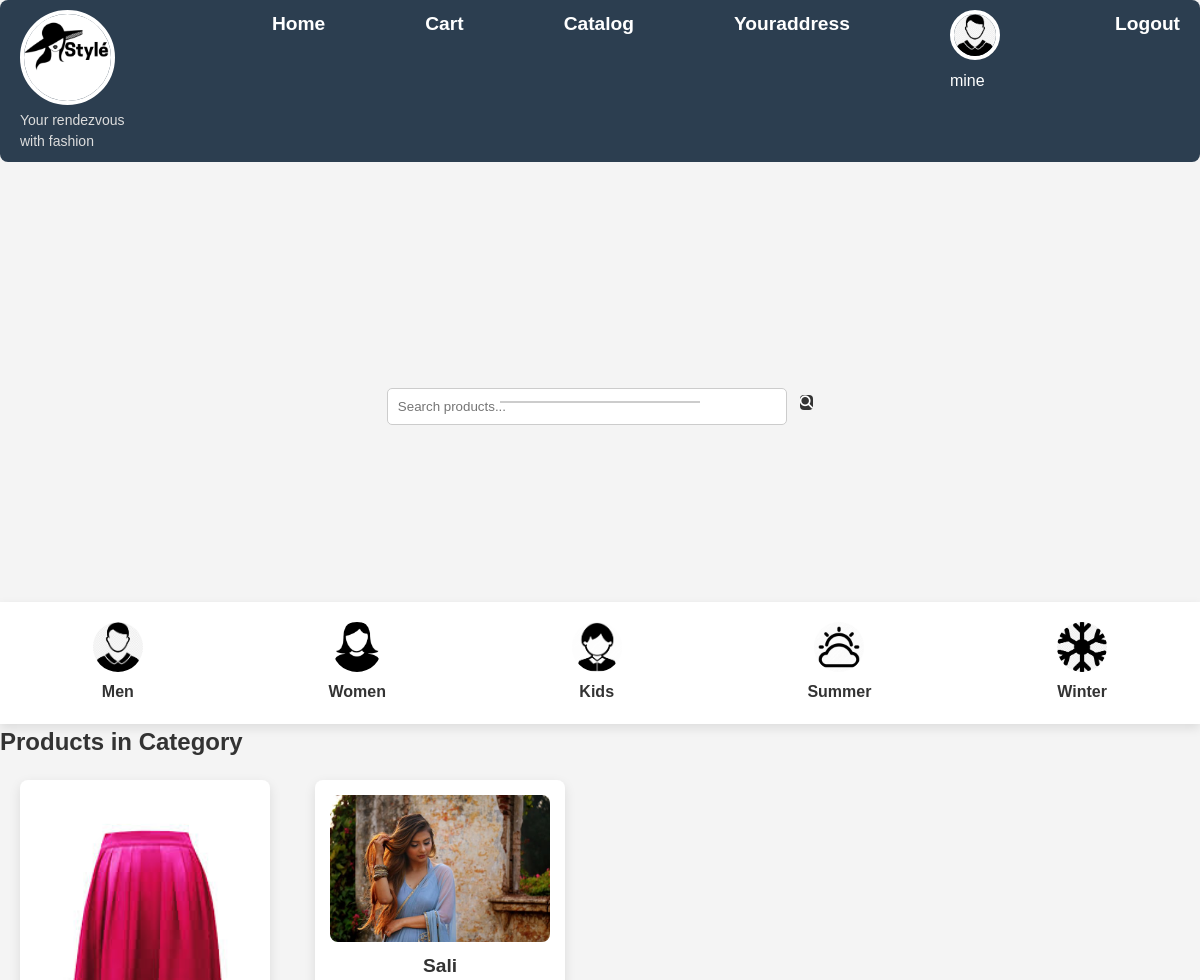
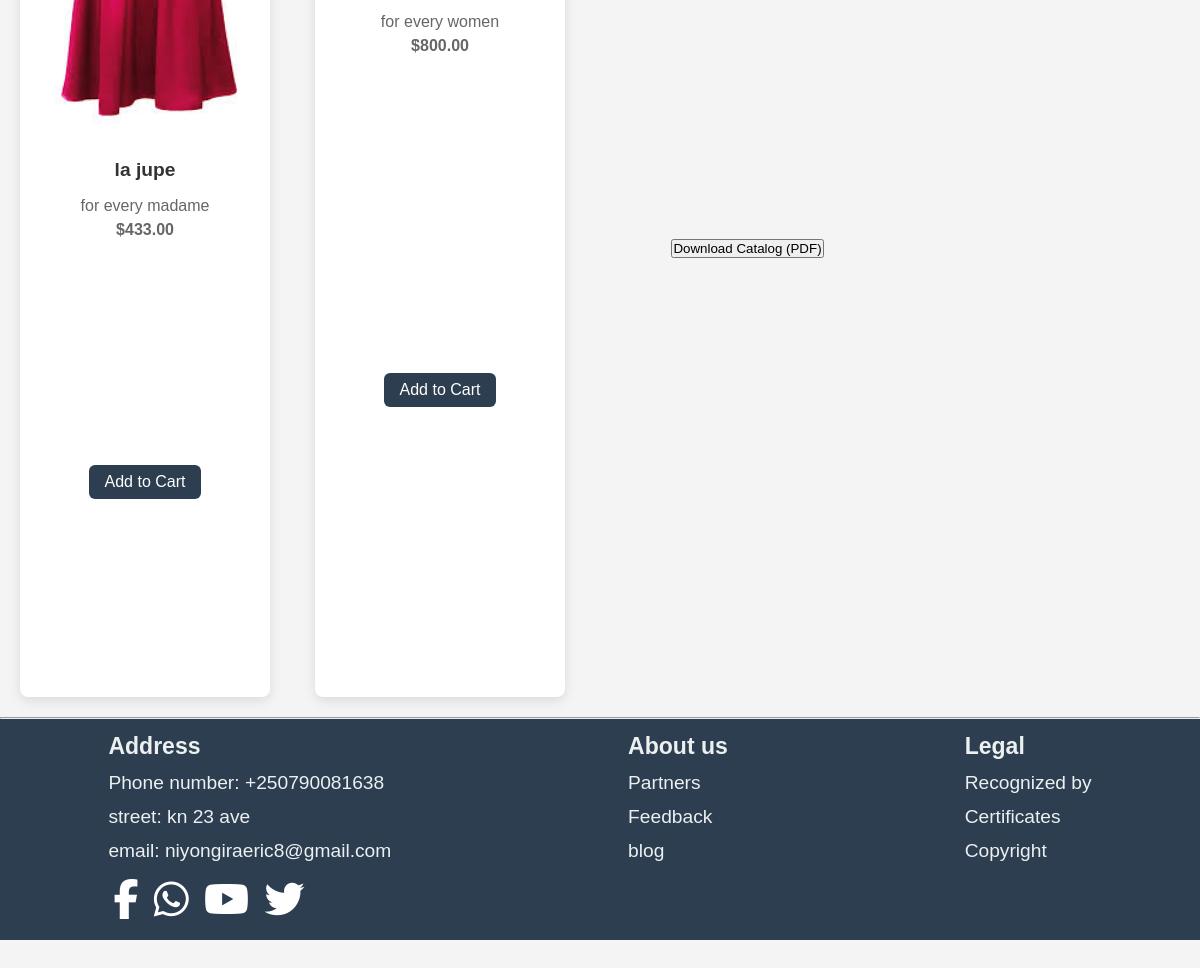
/store/catalog/Women/ (signed in), run on the app's committed database (2 pictures, top to bottom).
### store/models.py (models this page shows, shortened)
class User(AbstractUser):
    firstname = models.CharField(max_length=30)
    phonenumber = models.CharField(max_length=15)
    profile_image = models.ImageField(upload_to='profile_images/', null=True, blank=True)

class Product(models.Model):
    CATEGORY_CHOICES = [
        ('Men', 'Men'),
        ('Women', 'Women'),
        ('Kids', 'Kids'),
        ('Summer', 'Summer'),
        ('Winter', 'Winter'),
    ]
    name = models.CharField(max_length=100)
    description = models.TextField()
    price = models.DecimalField(max_digits=8, decimal_places=2)
    image = models.ImageField(upload_to='products/')
    category = models.CharField(max_length=10, choices=CATEGORY_CHOICES,default="Uncategorized")

### store/views.py (the view)
# urls.py: path('catalog/<str:category>/', views.catalog_view, name='catalog_by_category'),
@login_required(login_url='login')
def catalog_view(request, category=None):
    if category:
        products = Product.objects.filter(category=category)
    else:
        products = Product.objects.all()
    return render(request, 'store/catalog.html', {'products': products})

### store/templates/store/catalog.html (shortened to what this page needs)
{% load static %}
<!DOCTYPE html>
<html lang="en">
<head>
    <link rel="stylesheet" href="{% static 'store/homestyles.css' %}" />
    <link rel="stylesheet" href="{% static 'store/catalog.css' %}" />
    <link rel="stylesheet" href="https://cdnjs.cloudflare.com/ajax/libs/font-awesome/6.5.0/css/all.min.css">
</head>
<body>
    <header class="links">
        <nav>
            <li style="margin-right: 20px; list-style: none;">
                <div style="display: flex; flex-direction: column; align-items: flex-start;">
                    <img src="{% static 'images/Stylé.png' %}" alt="Stylé Logo" style="height: 95px; width: 95px; object-fit: contain;">
                    <span style="font-size: 14px; color: #ddd; margin-top: 5px;">Your rendezvous with fashion</span>
                </div>
            </li>
            <li><a href="{% url 'home' %}">Home</a></li>
            {% if user.is_authenticated %}
            <li><a href="{% url 'cart' %}">Cart</a></li>
            <li><a href="{% url 'catalog' %}">Catalog</a></li>
            <li><a href="{% url 'your_address' %} ">Youraddress</a></li>
            <li style="margin-left:auto; color:white;">
                <a href="{% url 'user_profile' %}">
                    {% if user.profile_image %}
                        <img src="{{ user.profile_image.url }}" alt="Profile" class="category-image">
                    {% else %}
                        <img src="{% static 'images/menuser.png' %}" alt="Default Profile" class="category-image">
                    {% endif %}
                </a> {{ user.username }}
            </li>
            <li><a href="{% url 'logout' %}">Logout</a></li>
            {% else %}
            <li style="margin-left:auto;"><a href="{% url 'login' %}">Sign in</a></li>
            {% endif %}
        </nav>
    </header>
    <form id="search-form" method="get" action="{% url 'search_products' %}" autocomplete="off" style="display: flex; align-items: center; gap: 8px; position: relative;">
        <input type="text" id="search-input" style="width: 400px;" name="q" placeholder="Search products..." class="search-box">
        <button type="submit" class="search-btn"><i class="fas fa-search"></i></button>
        <div id="suggestions" class="suggestions-box"></div>
    </form>
    <main>
        <nav class="category-nav">
            <ul class="category-list">
                <li class="category-item">
                    <a href="{% url 'catalog_by_category' 'Men' %}">
                        {% if men_products %}
                            <img src="{{ men_products.0.image.url }}" alt="{{ men_products.0.name }}" class="category-image">
                        {% else %}
                            <img src="{% static 'images/menuser.png' %}" alt="Default Image" class="category-image">
                        {% endif %}
                        <span>Men</span>
                    </a>
                </li>
                <li class="category-item">
                    <a href="{% url 'catalog_by_category' 'Women' %}">
                        {% if women_products %}
                            <img src="{{ women_products.0.url }}" alt="{{ women_products.0.name }}" class="category-image">
                        {% else %}
                            <img src="{% static 'images/user.png' %}" alt="Default Image" class="category-image">
                        {% endif %}
                        <span>Women</span>
                    </a>
                </li>
                <li class="category-item">
                    <a href="{% url 'catalog_by_category' 'Kids' %}">
                        {% if kids_products %}
                            <img src="{{ kids_products.0.image.url }}" alt="{{ kids_products.0.name }}" class="category-image">
                        {% else %}
                            <img src="{% static 'images/kiduser.png' %}" alt="Default Image" class="category-image">
                        {% endif %}
                        <span>Kids</span>
                    </a>
                </li>
                <li class="category-item">
                    <a href="{% url 'catalog_by_category' 'Summer' %}">
                        {% if summer_products %}
                            <img src="{{ summer_products.0.image.url }}" alt="{{ summer_products.0.name }}" class="category-image">
                        {% else %}
                            <img src="{% static 'images/summericon.jpeg' %}" alt="Default Image" class="category-image">
                        {% endif %}
                        <span>Summer</span>
                    </a>
                </li>
                <li class="category-item">
                    <a href="{% url 'catalog_by_category' 'Winter' %}">
                        {% if winter_products %}
                            <img src="{{ winter_products.0.image.url }}" alt="{{ winter_products.0.name }}" class="category-image">
                        {% else %}
                            <img src="{% static 'images/wintericon.jpeg' %}" alt="Default Image" class="category-image">
                        {% endif %}
                        <span>Winter</span>
                    </a>
                </li>
            </ul>
        </nav>
        <h2>Products in {{ category_name }} Category</h2>
        <div class="products">
            {% for product in products %}
                <div class="product-card">
                    <img src="{{ product.image.url }}" alt="{{ product.name }}" class="product-image">
                    <h3>{{ product.name }}</h3>
                    <p>{{ product.description }}</p>
                    <p><strong>${{ product.price }}</strong></p>
                    <form action="{% url 'add_to_cart' product.id %}" method="post">
                        <button type="submit" class="add-to-cart-button">Add to Cart</button>
                    </form>
                </div>
            {% empty %}
                <p>No products available in this category.</p>
            {% endfor %}
            <form action="{% url 'download_pdf' %}" method="get" style="margin: 20px 0;">
                <button type="submit" class="download-btn">Download Catalog (PDF)</button>
            </form>
        </div>
    </main>
    <hr>
    <footer class="address">
        <div>
            <p class="darker">Address</p>
            <p>Phone number: +250790081638</p>
            <p>street: kn 23 ave</p>
            <p>email: niyongiraeric8@gmail.com</p>
            <div class="social-icons">
                <a href="https://facebook.com" target="_blank"><i class="fab fa-facebook-f"></i></a>
                <a href="https://wa.me/250790081638" target="_blank"><i class="fab fa-whatsapp"></i></a>
                <a href="https://youtube.com" target="_blank"><i class="fab fa-youtube"></i></a>
                <a href="https://twitter.com" target="_blank"><i class="fab fa-twitter"></i></a>
            </div>
        </div>
        <div>
            <p class="darker">About us</p>
            <p><a href="{% url 'partners' %}">Partners</a></p>
            <p><a href="{% url 'feedback' %}">Feedback</a></p>
            <p><a href="{% url 'blog_list' %}">blog</a></p>
        </div>
        <div>
            <p class="darker">Legal</p>
            <p>Recognized by</p>
            <p>Certificates</p>
            <p>Copyright</p>
        </div>
    </footer>
</body>
</html>

### store/static/store/homestyles.css (style rules this page uses)
* { margin: 0; padding: 0; box-sizing: border-box; }
body { color: #333; line-height: 1.5; }
header { background-color: #2c3e50; padding: 10px 0; border-radius: 8px; position: sticky; top: 0; z-index: 1000; }
header nav { display: flex; justify-content: center; gap: 60px; list-style: none; }
header nav a { color: #fff; text-decoration: none; font-weight: bold; font-size: 1.1em; transition: color 0.3s ease; align-content: bottom; }
header img { width: 50px; height: 50px; border-radius: 50%; border: 4px solid white; }
.address { display: flex; justify-content: center; gap: 20px; font-family: 'Pacifico', cursive; font-size: 1.2em; color: #2e7d32; margin-bottom: 30px; }
body form { display: grid; place-items: center; min-height: 50vh; }
.darker { font-weight: bold; }
a { text-decoration: none; }
form { display: flex; justify-content: center; margin-top: 40px; flex-grow: 1; }
form input[type="text"], form input[type="email"], form input[type="password"], form input[type="file"] { width: 100%; padding: 10px; margin-top: 8px; border: 1px solid #ccc; border-radius: 5px; }
* { margin: 0; padding: 0; box-sizing: border-box; font-family: 'Spartan',sans-serif; }
header { background-color: #2c3e50; padding: 10px 0; border-radius: 8px; }
header nav a { color: #fff; text-decoration: none; font-weight: bold; font-size: 1.1em; transition: color 0.3s ease; }
header img { width: 50px; height: 50px; border-radius: 50px; }
.address { display: flex; justify-content: space-around; padding: 0px; background: #2c3e50; color: #ecf0f1; flex-wrap: wrap; }
.address div { margin: 5px; }
.address p, .address a { margin: 5px 0; color: #ecf0f1; text-decoration: none; }
.darker { font-weight: bold; color: #ffffff; margin-bottom: 10px; }
.product-card { background: #fff; border-radius: 12px; width: 250px; box-shadow: 0 4px 10px rgba(0, 0, 0, 0.15); overflow: hidden; transition: transform 0.3s, box-shadow 0.3s; text-align: center; display: flex; flex-direction: column; align-items: center; }
.social-icons { margin-top: 10px; }
.social-icons a { margin-right: 10px; font-size: 40px; color: #ffffff; text-decoration: none; transition: color 0.3s ease; }

### store/static/store/catalog.css (style rules this page uses)
* { margin: 0; padding: 0; box-sizing: border-box; }
body { font-family: 'Segoe UI', sans-serif; background-color: #f4f4f4; color: #333; }
header nav { display: flex; justify-content: space-between; list-style: none; }
header nav li { padding: 0 20px; }
header nav a { color: white; text-decoration: none; font-weight: bold; font-size: 1.2em; }
.category-nav { padding: 20px 0; background-color: #fff; box-shadow: 0 4px 10px rgba(0, 0, 0, 0.1); }
.category-nav .category-list { display: flex; justify-content: space-around; list-style: none; }
.category-nav .category-item { text-align: center; }
.category-nav .category-image { width: 50px; height: 50px; object-fit: cover; border-radius: 50%; margin-bottom: 8px; }
.category-nav a { text-decoration: none; color: #333; font-size: 1em; font-weight: 600; display: flex; flex-direction: column; align-items: center; }
.products { display: grid; grid-template-columns: repeat(auto-fill, minmax(250px, 1fr)); gap: 20px; padding: 20px; }
.product-card { background-color: #fff; padding: 15px; border-radius: 8px; box-shadow: 0 4px 12px rgba(0, 0, 0, 0.1); text-align: center; }
.product-card img { width: 100%; height: auto; border-radius: 8px; }
.product-card h3 { font-size: 1.2em; margin: 10px 0; }
.product-card p { font-size: 1em; color: #666; }
.add-to-cart-button { background-color: #2c3e50; color: #fff; padding: 8px 16px; border: none; border-radius: 6px; cursor: pointer; font-size: 1em; transition: background-color 0.3s; }
footer { background-color: #0c8c21; color: white; padding: 30px; display: flex; justify-content: space-between; }
footer .darker { font-weight: bold; font-size: 1.2em; }
footer a { color: white; text-decoration: none; }
.search-box { padding: 8px; width: 200px; border: 1px solid #ccc; border-radius: 4px; }
.search-btn { padding: 0px 0px; margin-left: 5px; background-color: #333; color: white; border: none; cursor: pointer; border-radius: 4px; }
.suggestions-box { position: absolute; background-color: white; border: 1px solid #ccc; max-height: 70px; overflow-y: auto; width: 200px; z-index: 0; }

### data on the page
User: username "mine"
Product: image (picture), name "la jupe", description "for every madame", price "433.00"
Product: image (picture), name "Sali", description "for every women", price "800.00"
